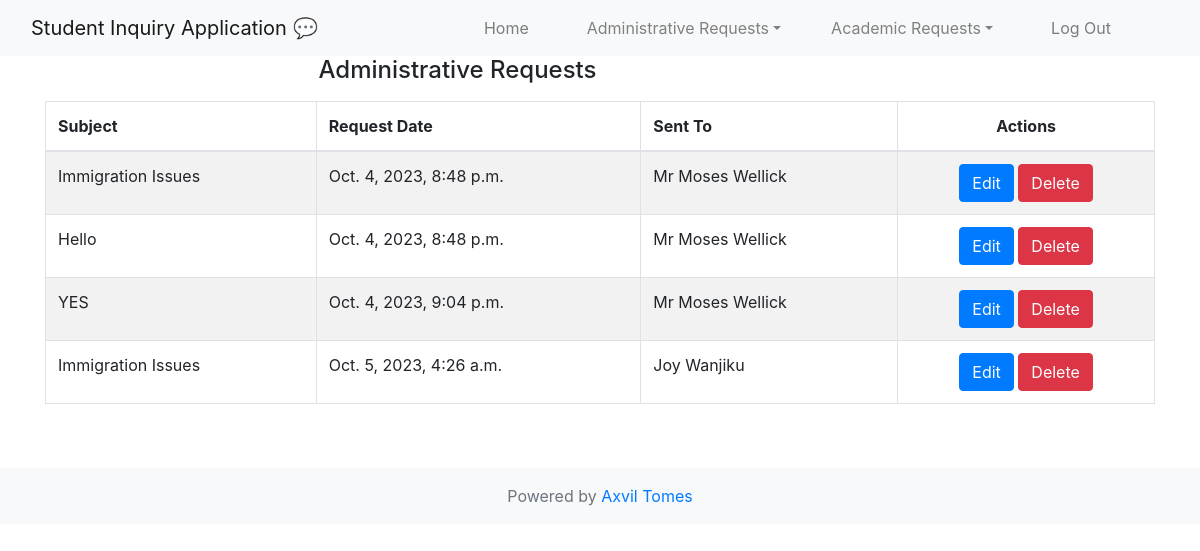
The app's page /administrativerequests/ (signed in), older data.
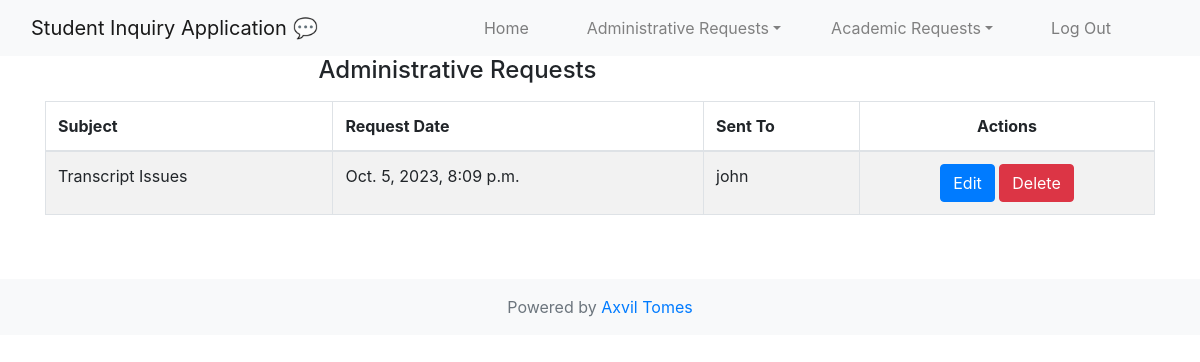
The same page, newer data.
### inquiries/models.py (models this page shows, shortened)
class AdministrativeRequests(models.Model):
    subject = models.CharField(max_length=100, help_text="Enter the Subject of your Request")
    body = models.TextField(max_length=2000, help_text="Enter Description of your Administrative Request Here")
    request_date = models.DateTimeField(auto_now_add=True, help_text="Date and time when the request was made")
    receiver = models.ForeignKey(CustomUser, on_delete=models.CASCADE, related_name='received_admin_requests', help_text="Sending to...")
    sender = models.ForeignKey(CustomUser, on_delete=models.CASCADE, related_name='sent_admin_requests', help_text="Sent By...", default=None)
    reply =  models.TextField(max_length=2000, help_text="Enter a response to the Administrative Request Above", default="No Response Yet...")
    class Meta:
        verbose_name_plural = "Administrative Requests"

### users/models.py (models this page shows)
class CustomUser(AbstractUser):
    USER_TYPE_CHOICES = (
        ('student', 'Student'),
        ('facilitator', 'Facilitator'),
        ('teamlead', 'Teamlead'),
    )
    user_type = models.CharField(max_length=20, choices=USER_TYPE_CHOICES)
    username = models.CharField(
        max_length=150,
        unique=True,
        help_text='Required. 150 characters or fewer. Letters, digits, and spaces only.',
        validators=[],
        error_messages={
            'unique': "A user with that username already exists.",
        },
    )
    def is_facilitator(self):
        return self.user_type == 'facilitator'
    def is_student(self):
        return self.user_type == 'student'
    def is_teamlead(self):
        return self.user_type == 'teamlead'
    objects = CustomUserManager()

### inquiries/views.py (the view)
# urls.py: path('administrativerequests/', AdministrativeRequestsListView.as_view(), name='administrativerequests-list'),
class AdministrativeRequestsListView(LoginRequiredMixin,ListView):
    model = AdministrativeRequests
    context_object_name = "administrative_requests"
    template_name = "inquiries/admin_requests_list.html"
    paginate_by = 5
    def get_queryset(self):
        user = self.request.user
        if user.is_facilitator():
            return AdministrativeRequests.objects.filter(sender=user)
        elif user.is_student():
            return AdministrativeRequests.objects.filter(sender=user)
        elif user.is_teamlead():
            return AdministrativeRequests.objects.all()

### inquiries/templates/inquiries/admin_requests_list.html (shortened to what this page needs)
{% extends 'users/base.html' %}
{% block content %}
    <div class="right_col" role="main">
        <div class="">
            <div class="row">
                <div class="col-md-12 col-sm-12 col-xs-12">
                    <div class="x_panel">
                        <div class="x_title">
                            <div class="row">
                                <div class="col-md-9">
                                    <h4 class="text-center">Administrative Requests</h4>
                                </div>
                                <div class="col-md-3">
                                </div>
                            </div>
                        </div>
                        <div class="x_content mt-2">
                            <table id="administrative-requests-datatable" class="table table-striped table-bordered">
                                <thead>
                                    <tr>
                                        <th>Subject</th>
                                        <th>Request Date</th>
                                        {% if user.is_teamlead %}
                                        <th> Received From </th>
                                        {% else %}
                                        <th> Sent To </th>
                                        {% endif %}
                                        <th class="text-center">Actions</th>
                                    </tr>
                                </thead>
                                <tbody>
                                    {% for administrative_request in administrative_requests %}
                                        <tr>
                                            <td>{{ administrative_request.subject }}</td>
                                            <td>{{ administrative_request.request_date }}</td>
                                            {% if user.is_teamlead %}
                                            <td>{{ administrative_request.sender}}</td>
                                            {% else %}
                                            <td>{{ administrative_request.receiver}}</td>
                                            {% endif %}
                                            <td class="text-center">
                                                {% if user.is_student or user.is_facilitator %}
                                                <a href="{% url 'administrativerequests-update' administrative_request.pk %}" class="btn btn-primary btn-xs"> Edit </a>
                                                {% elif user.is_teamlead %}
                                                <a href="{% url 'administrativerequests-update' administrative_request.pk %}" class="btn btn-primary btn-xs"><i class="fa fa-pencil"></i> Respond </a>
                                                {% endif %}
                                                <a href="{% url 'administrativerequests-delete' administrative_request.pk %}" class="btn btn-danger btn-xs"> Delete </a>
                                            </td>
                                        </tr>
                                    {% endfor %}
                                </tbody>
                            </table>
                        </div>
                    </div>
                </div>
            </div>
        </div>
    </div>
{% endblock content %}

### users/templates/users/base.html (shortened to what this page needs)
{% load static %}
<!DOCTYPE html>
<html lang="en">
<head>
    <link rel="stylesheet" href="https://cdn.jsdelivr.net/npm/bootstrap@4.6.2/dist/css/bootstrap.min.css">
</head>
<body>
<div class="wrapper">
    <div id="content">
        <nav class="navbar navbar-expand-lg navbar-light bg-light">
            <div class="container-fluid">
                <div class="navbar-header">
                    <a class="navbar-brand" href="#">
                        {% if title %}
                            {{ title }}
                        {% else %}
                            Student Inquiry Application 💬
                        {% endif %}
                    </a>
                </div>
                <div class="collapse navbar-collapse" id="navbarSupportedContent">
                    <ul class="nav navbar-nav ml-auto">
                        <li class="nav-item" style="margin-right: 50px;">
                            <a class="nav-link" href="{% url 'home' %}">Home</a>
                        </li>
                        {% if user.is_authenticated %}
                        <li style="margin-right: 50px; margin-top: 8px;">
                            <a href="#adminstrativerequestsSubmenu" data-toggle="collapse" aria-expanded="false" class="dropdown-toggle" style="color: gray;">Administrative Requests</a>
                        </li>
                        <li style="margin-right: 50px; margin-top: 8px;">
                            <a href="#academicrequestsSubmenu" data-toggle="collapse" aria-expanded="false" class="dropdown-toggle" style="color: gray;">Academic Requests</a>
                        </li>
                        <li class="nav-item" style="margin-right: 50px;">
                            <a class="nav-link" href="{% url 'logout' %}">Log Out</a>
                        </li>
                        {% endif %}
                    </ul>
                </div>
            </div>
        </nav>
        <main role="main" class="container">
            <div class="row">
                <div class="col-md-12">
                    {% block content %}{% endblock %}
                </div>
            </div>
        </main>
        <footer class="footer mt-5 py-3 bg-light">
            <div class="container text-center">
                <span class="text-muted">
                    Powered by <a href="https://developers.africastalking.com/docs/sms/sending/premium"> Axvil Tomes</a>
                </span>
            </div>
        </footer>
    </div>
</div>
</body>
</html>

Row changes from the older to the newer data that the page shows:
removed AdministrativeRequests: subject "Immigration Issues", request_date "Oct. 4, 2023, 8:48 p.m.", receiver "Mr Moses Wellick"
removed AdministrativeRequests: subject "Hello", request_date "Oct. 4, 2023, 8:48 p.m.", receiver "Mr Moses Wellick"
removed AdministrativeRequests: subject "YES", request_date "Oct. 4, 2023, 9:04 p.m.", receiver "Mr Moses Wellick"
removed AdministrativeRequests: subject "Immigration Issues", request_date "Oct. 5, 2023, 4:26 a.m.", receiver "Joy Wanjiku"
added AdministrativeRequests: subject "Transcript Issues", request_date "Oct. 5, 2023, 8:09 p.m.", receiver "john"
